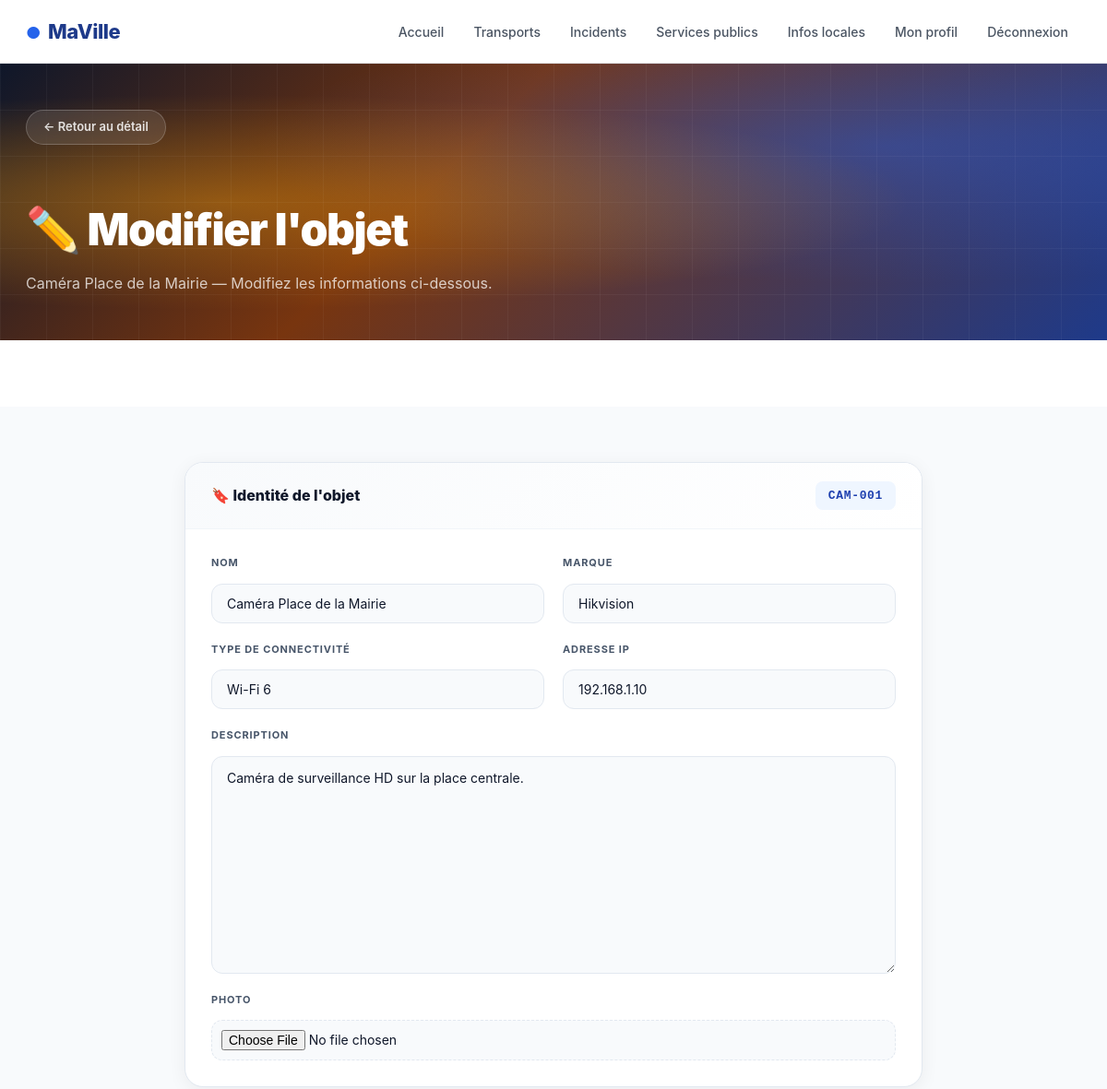
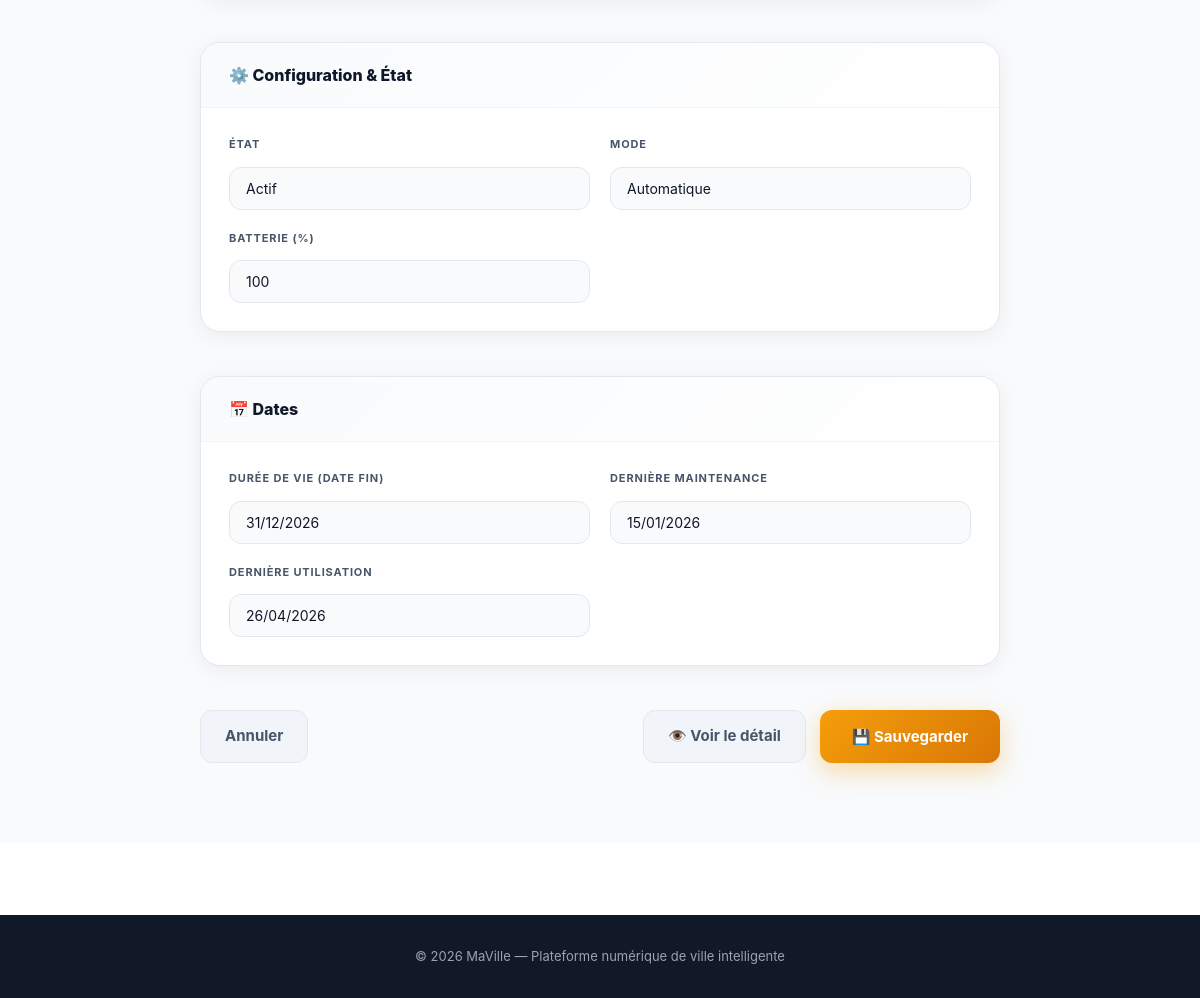
The page /produit/CAM-001/modifier/ (signed in) on the database its author committed (2 pictures, top to bottom).
### monapp/models.py (models this page shows, shortened)
class Produit(models.Model):
    ID                       = models.CharField(max_length=100, primary_key=True)
    Nom                      = models.CharField(max_length=100)
    Connectiviter_type       = models.CharField(max_length=100)
    etat                     = models.CharField(max_length=20, choices=EtatObjet.choices, default=EtatObjet.INACTIF)
    marque                   = models.CharField(max_length=100)
    mode                     = models.CharField(max_length=20, choices=MODE.choices, default=MODE.AUTOMATIQUE)
    Bactterie                = models.IntegerField()
    Adresse_IP               = models.GenericIPAddressField()
    Temp_restante            = models.DateField()
    Date_dernier_maintenance = models.DateField()
    Date_dernier_utilisation = models.DateField()
    Description              = models.TextField()
    photo                    = models.ImageField(upload_to='photos/outils/', null=True, blank=True)

### monapp/views.py (the view)
        def wrapper(request, *args, **kwargs):
            if not request.user.is_authenticated:
                return redirect('connexion')
            try:
                personne = request.user.personne
                if personne.niveau not in niveaux:
                    messages.error(request, "⛔ Accès refusé. Niveau insuffisant.")
                    return redirect('accueil')
            except Exception:
                return redirect('accueil')
            return view_func(request, *args, **kwargs)

### monapp/form.py
class ProduitForm(forms.ModelForm):
    class Meta:
        model = Produit
        fields = ['ID', 'Nom', 'Connectiviter_type', 'etat', 'marque', 'mode',
                  'Bactterie', 'Adresse_IP', 'Temp_restante', 'Date_dernier_maintenance',
                  'Date_dernier_utilisation', 'Description', 'photo']

### monapp/views.py (called while the page is built)
def niveau_requis(*niveaux):
    def decorator(view_func):
        def wrapper(request, *args, **kwargs):
            if not request.user.is_authenticated:
                return redirect('connexion')
            try:
                personne = request.user.personne
                if personne.niveau not in niveaux:
                    messages.error(request, "⛔ Accès refusé. Niveau insuffisant.")
                    return redirect('accueil')
            except Exception:
                return redirect('accueil')
            return view_func(request, *args, **kwargs)
        wrapper.__name__ = view_func.__name__
        return wrapper
    return decorator

@niveau_requis('avance', 'expert')
def modifier_produit(request, id):
    produit = get_object_or_404(Produit, ID=id)
    if request.method == "POST":
        form = ProduitForm(request.POST, request.FILES, instance=produit)
        if form.is_valid():
            form.save()
            messages.success(request, '✅ Objet modifié avec succès.')
            return redirect('detail_produit', id=produit.ID)
    else:
        form = ProduitForm(instance=produit)
    return render(request, "produits/modifier.html", {"form": form})

### monapp/templates/produits/modifier.html (shortened to what this page needs)
{% extends 'monapp/base.html' %}
{% load static %}
{% block extra_head %}
<link rel="stylesheet" href="{% static 'detail_produit.css' %}">
{% endblock %}
{% block hero %}
<section class="form-hero">
    <div class="form-hero-bg"></div>
    <div class="form-hero-inner">
        <a href="{% url 'detail_produit' form.instance.ID %}" class="btn-retour">← Retour au détail</a>
        <h2 style="margin-top: 20px;">✏️ Modifier l'objet</h2>
        <p>{{ form.instance.Nom }} — Modifiez les informations ci-dessous.</p>
    </div>
</section>
{% endblock %}
{% block content %}
<section class="form-section">
    <div class="wrap">
        <div class="form-wrapper">
            <form method="POST" enctype="multipart/form-data">
                <div class="form-card">
                    <div class="form-card-header">
                        <h3>🔖 Identité de l'objet</h3>
                        <span class="id-badge">{{ form.instance.ID }}</span>
                    </div>
                    <div class="form-card-body">
                        <div class="input-group">
                            <label for="id_Nom">Nom</label>
                            {{ form.Nom }}
                        </div>
                        <div class="input-group">
                            <label for="id_marque">Marque</label>
                            {{ form.marque }}
                        </div>
                        <div class="input-group">
                            <label for="id_Connectiviter_type">Type de connectivité</label>
                            {{ form.Connectiviter_type }}
                        </div>
                        <div class="input-group">
                            <label for="id_Adresse_IP">Adresse IP</label>
                            {{ form.Adresse_IP }}
                        </div>
                        <div class="input-group full">
                            <label for="id_Description">Description</label>
                            {{ form.Description }}
                        </div>
                        <div class="input-group full">
                            <label for="id_photo">Photo</label>
                            {{ form.photo }}
                        </div>
                    </div>
                </div>
                <div class="form-card">
                    <div class="form-card-header">
                        <h3>⚙️ Configuration & État</h3>
                    </div>
                    <div class="form-card-body">
                        <div class="input-group">
                            <label for="id_etat">État</label>
                            {{ form.etat }}
                        </div>
                        <div class="input-group">
                            <label for="id_mode">Mode</label>
                            {{ form.mode }}
                        </div>
                        <div class="input-group">
                            <label for="id_Bactterie">Batterie (%)</label>
                            {{ form.Bactterie }}
                        </div>
                    </div>
                </div>
                <div class="form-card">
                    <div class="form-card-header">
                        <h3>📅 Dates</h3>
                    </div>
                    <div class="form-card-body">
                        <div class="input-group">
                            <label for="id_Temp_restante">Durée de vie (date fin)</label>
                            {{ form.Temp_restante }}
                        </div>
                        <div class="input-group">
                            <label for="id_Date_dernier_maintenance">Dernière maintenance</label>
                            {{ form.Date_dernier_maintenance }}
                        </div>
                        <div class="input-group">
                            <label for="id_Date_dernier_utilisation">Dernière utilisation</label>
                            {{ form.Date_dernier_utilisation }}
                        </div>
                    </div>
                </div>
                <div class="form-actions">
                    <a href="{% url 'liste_produits' %}" class="btn-cancel">Annuler</a>
                    <div class="form-actions-right">
                        <a href="{% url 'detail_produit' form.instance.ID %}" class="btn-cancel">
                            👁️ Voir le détail
                        </a>
                        <button type="submit" class="btn-submit-modifier">💾 Sauvegarder</button>
                    </div>
                </div>
            </form>
        </div>
    </div>
</section>
{% endblock %}
{% block footer %}
<footer class="site-footer">
    <div class="wrap">
        <p>&copy; 2026 MaVille — Plateforme numérique de ville intelligente</p>
    </div>
</footer>
{% endblock %}

### monapp/static/style.css (style rules this page uses)
* { box-sizing: border-box; margin: 0; padding: 0; }
html { -webkit-text-size-adjust: 100%; scroll-behavior: smooth; }
body { min-height: 100vh; font-family: -apple-system, BlinkMacSystemFont, "Segoe UI", Roboto, Arial, sans-serif; color: #1f2937; background: #ffffff; line-height: 1.5; }
.wrap { max-width: 1200px; margin: 0 auto; padding: 0 28px; width: 100%; }
form { display: flex; flex-direction: column; gap: 20px; }
.input-group { display: flex; flex-direction: column; }
label { margin-bottom: 8px; font-size: 14px; color: #1f2937; font-weight: 600; }
input[type="text"], input[type="email"], input[type="password"], textarea, select { width: 100%; padding: 11px 14px; border: 1px solid #d1d5db; border-radius: 4px; font-size: 14px; font-family: inherit; color: #111827; background: #ffffff; outline: none; transition: border-color 0.15s, box-shadow 0.15s; }
textarea { min-height: 140px; resize: vertical; line-height: 1.5; }
select { appearance: none; -webkit-appearance: none; -moz-appearance: none; background-repeat: no-repeat; background-position: right 14px center; padding-right: 38px; cursor: pointer; }
input::placeholder, textarea::placeholder { color: #9ca3af; }
.site-footer { background: #111827; color: #9ca3af; padding: 32px 0; text-align: center; font-size: 13px; }

### monapp/static/detail_produit.css (style rules this page uses)
.btn-retour { display: inline-flex; align-items: center; gap: 8px; padding: 8px 18px; background: rgba(255,255,255,0.1); backdrop-filter: blur(10px); border: 1px solid rgba(255,255,255,0.2); border-radius: 100px; color: rgba(255,255,255,0.85); font-size: 13px; font-weight: 600; text-decoration: none; transition: all 0.25s; margin-bottom: 36px; }

### rows shown on the page
Produit: instance.Nom "Caméra Place de la Mairie", instance.ID "CAM-001", Nom "Caméra Place de la Mairie", marque "Hikvision", Connectiviter_type "Wi-Fi 6", Adresse_IP "192.168.1.10", Description "Caméra de surveillance HD sur la place centrale.", etat "Actif", mode "Automatique", Bactterie "100", Temp_restante "31/12/2026", Date_dernier_maintenance "15/01/2026", Date_dernier_utilisation "26/04/2026"
